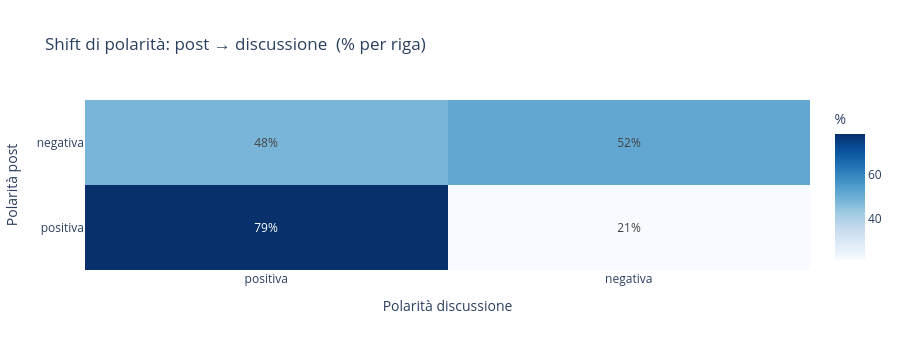

Notebook cell for this chart:
### Code cell
# ── Statistiche per polarità e shift principali ───────────────────────────────

# 1. Matrice polarità  positiva / negativa / neutrale
pol_mat = pd.crosstab(df_shift['pol_post'], df_shift['pol_disc'], margins=False)
pol_pct = pol_mat.div(pol_mat.sum(axis=1), axis=0) * 100
pol_order = [p for p in ['positiva','negativa','neutrale'] if p in pol_pct.index]
pol_pct = pol_pct.reindex(
    index  =[p for p in pol_order if p in pol_pct.index],
    columns=[p for p in pol_order if p in pol_pct.columns],
    fill_value=0
)

print('=== SHIFT DI POLARITÀ (post → discussione) ===')
print(pol_pct.round(1).to_string())
print()

# 2. Top-3 shift per ciascuna emozione del post
print('=== TOP SHIFT PER EMOZIONE DEL POST ===')
for emo in BASIC_EMOTIONS + ['neutrale']:
    sub = df_shift[df_shift['emo_post'] == emo]
    if len(sub) == 0:
        continue
    top  = sub['emo_disc'].value_counts()
    same = (sub['emo_disc'] == emo).sum()
    diff = len(sub) - same
    print(f'\n{emo.upper()}  ({len(sub)} post):')
    print(f'  stessa emozione: {same}/{len(sub)} ({same/len(sub)*100:.0f}%)')
    print(f'  shift:           {diff}/{len(sub)} ({diff/len(sub)*100:.0f}%)')
    top3 = '  '.join(f'{e}({cnt/len(sub)*100:.0f}%)' for e, cnt in top.head(3).items())
    print(f'  distribuzione → {top3}')

# 3. Heatmap polarità
fig2 = go.Figure(go.Heatmap(
    z         = pol_pct.values,
    x         = list(pol_pct.columns),
    y         = list(pol_pct.index),
    colorscale = 'Blues',
    text      = [[f'{v:.0f}%' for v in row] for row in pol_pct.values],
    texttemplate='%{text}',
    colorbar_title='%',
))
fig2.update_layout(
    title      = 'Shift di polarità: post → discussione  (% per riga)',
    xaxis_title= 'Polarità discussione',
    yaxis_title= 'Polarità post',
    height     = 350,
)
fig2.show()

### Figure 1 — Plotly figure (JSON) as saved in the notebook; plotly's stock layout.template omitted (floating-point values rounded to 4 significant figures)
{"data": [{"colorbar": {"title": {"text": "%"}}, "colorscale": [[0.0, "rgb(247,251,255)"], [0.125, "rgb(222,235,247)"], [0.25, "rgb(198,219,239)"], [0.375, "rgb(158,202,225)"], [0.5, "rgb(107,174,214)"], [0.625, "rgb(66,146,198)"], [0.75, "rgb(33,113,181)"], [0.875, "rgb(8,81,156)"], [1.0, "rgb(8,48,107)"]], "text": [["79%", "21%"], ["48%", "52%"]], "texttemplate": "%{text}", "x": ["positiva", "negativa"], "y": ["positiva", "negativa"], "z": [[78.57, 21.43], [48.24, 51.76]], "type": "heatmap"}], "layout": {"title": {"text": "Shift di polarità: post → discussione  (% per riga)"}, "xaxis": {"title": {"text": "Polarità discussione"}}, "yaxis": {"title": {"text": "Polarità post"}}, "height": 350}}
